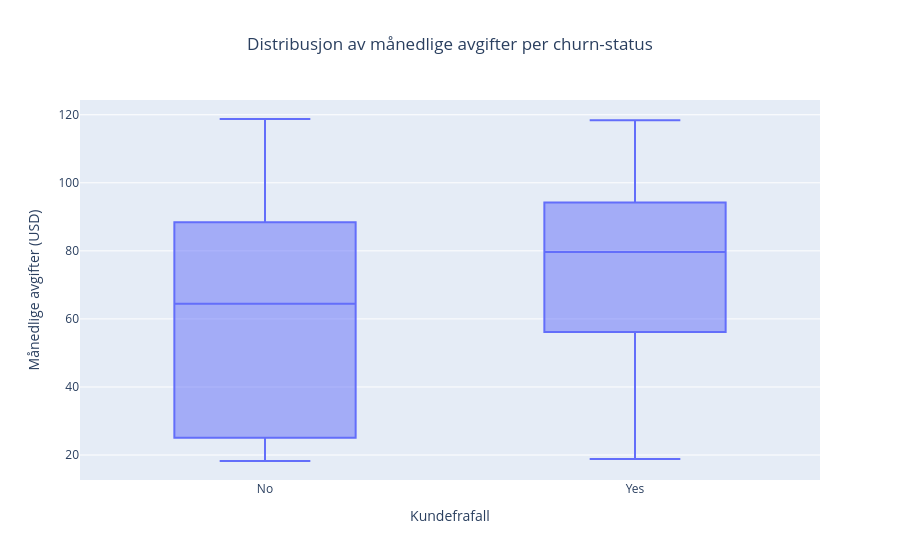

Notebook code cell kept with this figure:
### Code cell
import pandas as pd
import sys
sys.path.append('../src')  # Legg til src-mappen i Python-stien
from oppgave1 import visualiser_churn_mot_avgift

fig = visualiser_churn_mot_avgift()
fig.show()

### Figure 1 — Plotly figure (JSON) as saved in the notebook; plotly's stock layout.template omitted (floating-point values rounded to 4 significant figures; data arrays with more than 128 entries replaced by an {"elided": "..."} marker saying what was removed)
{"data": [{"alignmentgroup": "True", "hovertemplate": "Kundefrafall=%{x}<br>Månedlige avgifter (USD)=%{y}<extra></extra>", "legendgroup": "", "marker": {"color": "#636efa"}, "name": "", "notched": false, "offsetgroup": "", "orientation": "v", "showlegend": false, "type": "box", "x": {"elided": "7043 str values"}, "x0": " ", "xaxis": "x", "y": {"elided": "7043 float values"}, "y0": " ", "yaxis": "y"}], "layout": {"boxmode": "group", "legend": {"tracegroupgap": 0}, "title": {"text": "Distribusjon av månedlige avgifter per churn-status", "x": 0.5}, "xaxis": {"anchor": "y", "domain": [0, 1], "title": {"text": "Kundefrafall"}}, "yaxis": {"anchor": "x", "domain": [0, 1], "title": {"text": "Månedlige avgifter (USD)"}}}}
